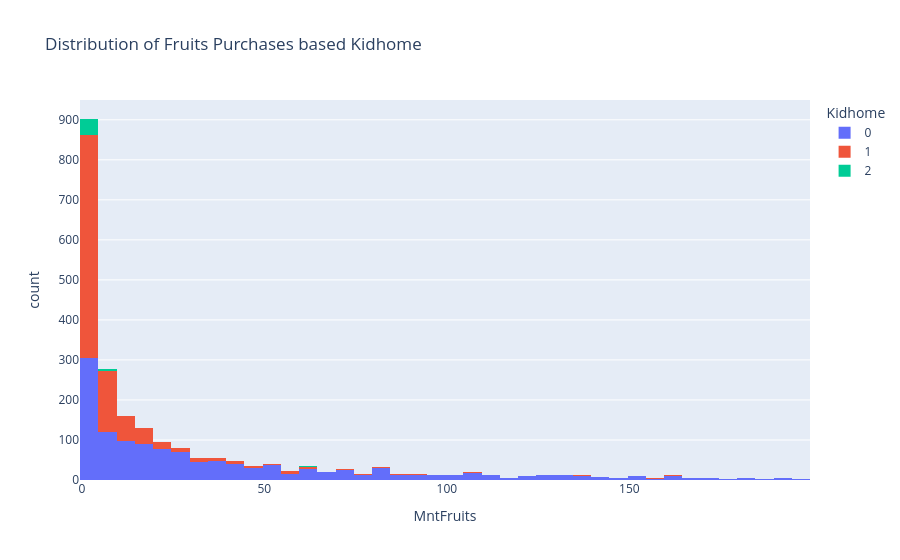
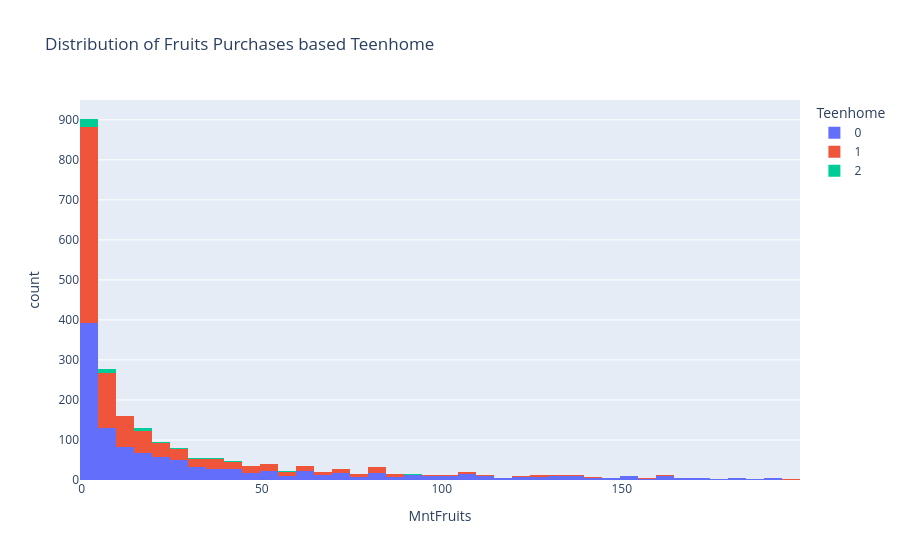

The cell these charts' notebook holds for them, in order:
### Code cell
# Distribution of Fruits Purchases

fig1 = px.histogram(data_frame=data, x='MntFruits', color='Kidhome', title='Distribution of Fruits Purchases based Kidhome')
fig2 = px.histogram(data_frame=data, x='MntFruits', color='Teenhome', title='Distribution of Fruits Purchases based Teenhome')

fig1.show()
fig2.show()

### Figure 1 — Plotly figure (JSON) as saved in the notebook; plotly's stock layout.template omitted (floating-point values rounded to 4 significant figures; data arrays with more than 128 entries replaced by an {"elided": "..."} marker saying what was removed)
{"data": [{"alignmentgroup": "True", "bingroup": "x", "hovertemplate": "Kidhome=0<br>MntFruits=%{x}<br>count=%{y}<extra></extra>", "legendgroup": "0", "marker": {"color": "#636efa", "pattern": {"shape": ""}}, "name": "0", "offsetgroup": "0", "orientation": "v", "showlegend": true, "type": "histogram", "x": {"elided": "1293 int values"}, "xaxis": "x", "yaxis": "y"}, {"alignmentgroup": "True", "bingroup": "x", "hovertemplate": "Kidhome=1<br>MntFruits=%{x}<br>count=%{y}<extra></extra>", "legendgroup": "1", "marker": {"color": "#EF553B", "pattern": {"shape": ""}}, "name": "1", "offsetgroup": "1", "orientation": "v", "showlegend": true, "type": "histogram", "x": {"elided": "899 int values"}, "xaxis": "x", "yaxis": "y"}, {"alignmentgroup": "True", "bingroup": "x", "hovertemplate": "Kidhome=2<br>MntFruits=%{x}<br>count=%{y}<extra></extra>", "legendgroup": "2", "marker": {"color": "#00cc96", "pattern": {"shape": ""}}, "name": "2", "offsetgroup": "2", "orientation": "v", "showlegend": true, "type": "histogram", "x": [5, 42, 0, 1, 3, 0, 1, 7, 0, 0, 0, 3, 0, 0, 3, 0, 3, 1, 0, 0, 0, 1, 123, 3, 2, 64, 0, 1, 2, 6, 0, 3, 0, 1, 8, 0, 4, 0, 0, 5, 3, 1, 23, 1, 3, 0, 2, 0], "xaxis": "x", "yaxis": "y"}], "layout": {"barmode": "relative", "legend": {"title": {"text": "Kidhome"}, "tracegroupgap": 0}, "title": {"text": "Distribution of Fruits Purchases based Kidhome"}, "xaxis": {"anchor": "y", "domain": [0, 1], "title": {"text": "MntFruits"}}, "yaxis": {"anchor": "x", "domain": [0, 1], "title": {"text": "count"}}}}

### Figure 2 — Plotly figure (JSON) as saved in the notebook; plotly's stock layout.template omitted (floating-point values rounded to 4 significant figures; data arrays with more than 128 entries replaced by an {"elided": "..."} marker saying what was removed)
{"data": [{"alignmentgroup": "True", "bingroup": "x", "hovertemplate": "Teenhome=0<br>MntFruits=%{x}<br>count=%{y}<extra></extra>", "legendgroup": "0", "marker": {"color": "#636efa", "pattern": {"shape": ""}}, "name": "0", "offsetgroup": "0", "orientation": "v", "showlegend": true, "type": "histogram", "x": {"elided": "1158 int values"}, "xaxis": "x", "yaxis": "y"}, {"alignmentgroup": "True", "bingroup": "x", "hovertemplate": "Teenhome=1<br>MntFruits=%{x}<br>count=%{y}<extra></extra>", "legendgroup": "1", "marker": {"color": "#EF553B", "pattern": {"shape": ""}}, "name": "1", "offsetgroup": "1", "orientation": "v", "showlegend": true, "type": "histogram", "x": {"elided": "1030 int values"}, "xaxis": "x", "yaxis": "y"}, {"alignmentgroup": "True", "bingroup": "x", "hovertemplate": "Teenhome=2<br>MntFruits=%{x}<br>count=%{y}<extra></extra>", "legendgroup": "2", "marker": {"color": "#00cc96", "pattern": {"shape": ""}}, "name": "2", "offsetgroup": "2", "orientation": "v", "showlegend": true, "type": "histogram", "x": [12, 59, 106, 16, 21, 1, 7, 41, 20, 46, 15, 0, 9, 0, 24, 42, 17, 16, 1, 9, 4, 2, 1, 0, 15, 1, 5, 7, 36, 19, 9, 2, 0, 28, 0, 0, 7, 24, 0, 0, 9, 15, 0, 30, 91, 26, 4, 9, 0, 89, 4, 12], "xaxis": "x", "yaxis": "y"}], "layout": {"barmode": "relative", "legend": {"title": {"text": "Teenhome"}, "tracegroupgap": 0}, "title": {"text": "Distribution of Fruits Purchases based Teenhome"}, "xaxis": {"anchor": "y", "domain": [0, 1], "title": {"text": "MntFruits"}}, "yaxis": {"anchor": "x", "domain": [0, 1], "title": {"text": "count"}}}}
